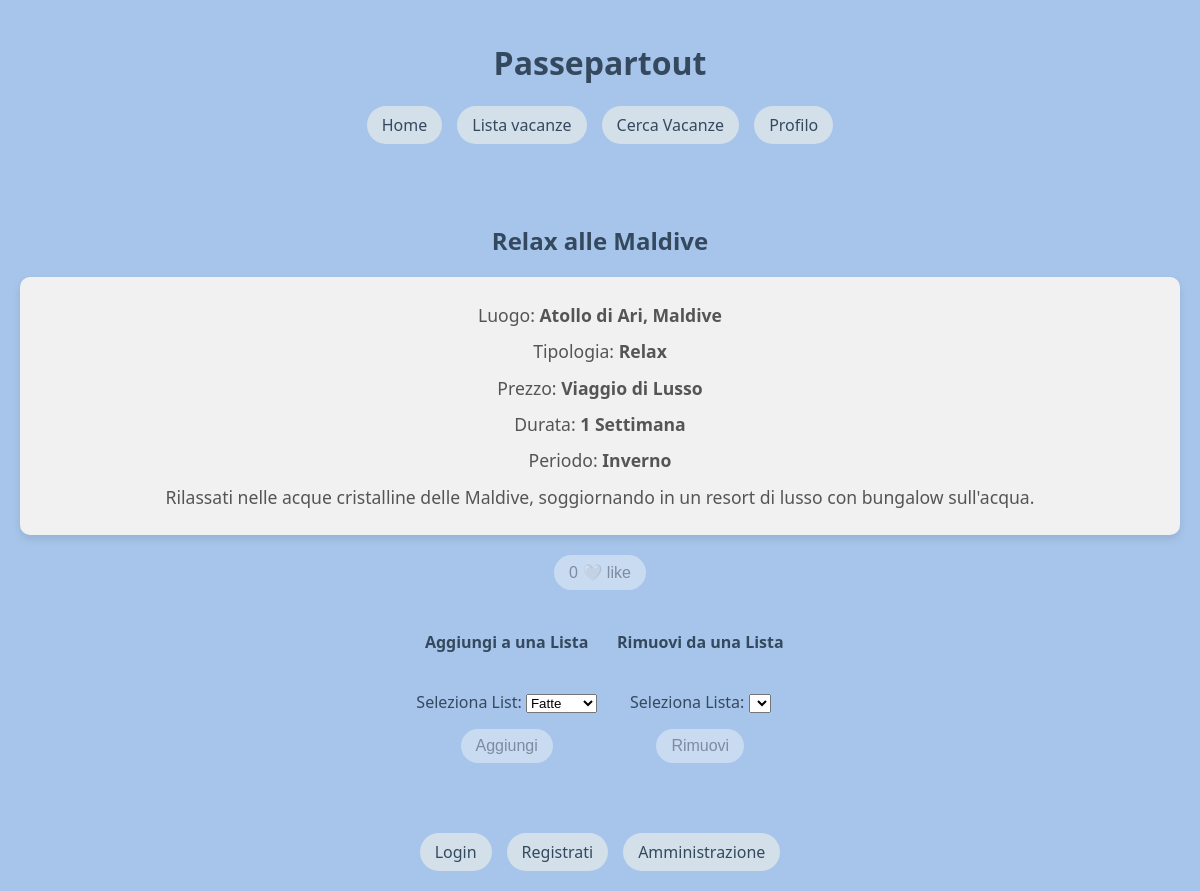
Page /vacation/vacationdetail/6/ on the committed database.
### vacation/models.py (models this page shows, shortened)
class Vacation(models.Model):
    SEASON_CHOICES = [
        ('Inverno', 'Inverno'),
        ('Primavera', 'Primavera'),
        ('Estate', 'Estate'),
        ('Autunno', 'Autunno'),
    ]
    TYPE_CHOICES = [
        ('Culturale', 'Culturale'),
        ('Relax', 'Relax'),
        ('Enogastronomico', 'Enogastronomico'),
        ('On The Road', 'On The Road'),
        ('Avventura', 'Avventura'),
    ]
    DURATION_CHOICES = [
        ('Weekend Lungo (2-4 Giorni)', 'Weekend Lungo (2-4 Giorni)'),
        ('1 Settimana', '1 Settimana'),
        ('2 Settimane', '2 Settimane'),
        ('3 settimane o più', '3 settimane o più')
    ]
    PRICE_CHOICES = [
        ('Viaggio Low Cost', 'Viaggio Low Cost'),
        ('Budget Medio', 'Budget Medio'),
        ('Viaggio di Lusso', 'Viaggio di Lusso'),
    ]
    CONTINENT_CHOICES = [
        ('Europa', 'Europa'),
        ('America del Nord', 'America del Nord'),
        ('America del Sud', 'America del Sud'),
        ('Africa', 'Africa'),
        ('Asia', 'Asia'),
        ('Oceania', 'Oceania'),
        ('Antartide', 'Antartide')
    ]
    titolo = models.CharField(max_length=200)
    luogo = models.CharField(max_length=200)
    continente = models.CharField(max_length=50, choices=CONTINENT_CHOICES)
    durata = models.CharField(max_length=50, choices=DURATION_CHOICES)
    prezzo = models.CharField(max_length=20, choices=PRICE_CHOICES)
    tipologia = models.CharField(max_length=50, choices=TYPE_CHOICES)
    periodo = models.CharField(max_length=20, choices=SEASON_CHOICES)
    descrizione = models.TextField()
    like = models.ManyToManyField(User, blank=True, related_name='like')
    def like_count(self):
        return self.like.count()

### vacation/views.py (the view, shortened to what this page needs)
# urls.py: path("vacationdetail/<int:pk>/", VacationDetailView.as_view(), name="detailvacation"),
class VacationDetailView(FormView, DetailView):
    model = Vacation
    template_name = 'vacation/vacation.html'
    form_class = AddToListForm
    second_form_class = RemoveFromListForm
    def get_form_kwargs(self):
        kwargs = super().get_form_kwargs()
        kwargs['user'] = self.request.user
        return kwargs
    def get_second_form_kwargs(self):
        kwargs = {'user': self.request.user, 'vacation': self.get_object()}
        return kwargs
    def get_context_data(self, **kwargs):
        context = super().get_context_data(**kwargs)
        context['user'] = self.request.user
        context['add_form'] = self.get_form()
        context['remove_form'] = RemoveFromListForm(**self.get_second_form_kwargs())
        return context

### vacation/forms.py (shortened to what this page needs)
class AddToListForm(forms.Form):
    LIST_CHOICES = [
        ('Fatte', 'Fatte'),
        ('Da Fare', 'Da Fare'),
    ]
    list = forms.ChoiceField(
        choices=LIST_CHOICES,
        label="Seleziona List",
        widget=forms.Select(attrs={"class": "form-control"})
    )
    def __init__(self, user, *args, **kwargs):
        super(AddToListForm, self).__init__(*args, **kwargs)
        self.user = user

class RemoveFromListForm(forms.Form):
    list = forms.ChoiceField(
        label="Seleziona Lista",
        widget=forms.Select(attrs={"class": "form-control"})
    )
    def __init__(self, user, vacation, *args, **kwargs):
        super(RemoveFromListForm, self).__init__(*args, **kwargs)
        self.user = user
        self.vacation = vacation
        if user.is_authenticated:
            lists_with_vacation = user.list.filter(vacations=self.vacation)
            self.fields['list'].choices = [(lst.id, lst.name) for lst in lists_with_vacation]

### vacation/templates/vacation/vacation.html (shortened to what this page needs)
{% extends 'base.html' %}
{% block content %}
<h2>{{ object.titolo }}</h2>
<div class="vacation-info">
    <p>Luogo: <strong>{{ object.luogo }}</strong></p>
    <p>Tipologia: <strong>{{ object.tipologia }}</strong></p>
    <p>Prezzo: <strong>{{ object.prezzo }}</strong></p>
    <p>Durata: <strong>{{ object.durata }}</strong></p>
    <p>Periodo: <strong>{{ object.periodo }}</strong></p>
    <p>{{ object.descrizione }}</p>
</div>
<div class="action-buttons">
    {% if user.is_authenticated %}
        <form method="POST" action="{% url 'vacation:like' object.pk %}">
            {% csrf_token %}
            {% if user in object.like.all %}
                <button type="submit" class="btn">{{ object.like_count }} ❤️ like</button>
            {% else %}
                <button type="submit" class="btn">{{ object.like_count }} 🤍 like</button>
            {% endif %}
        </form>
    {% else %}
        <button type="button" class="btn-disabled">{{ object.like_count }} 🤍 like</button>
    {% endif %}
</div>
<div class="form-container">
    <div>
        <h4>Aggiungi a una Lista</h4>
        <form method="post">
            {{ form.as_p }}
            {% if user.is_authenticated %}
                <button type="submit" class="btn">Aggiungi</button>
            {% else %}
                <button type="button" class="btn-disabled">Aggiungi</button>
            {% endif %}
        </form>
    </div>
    <div>
        <h4>Rimuovi da una Lista</h4>
        <form method="post">
            {{ remove_form.as_p }}
            {% if user.is_authenticated %}
                <button type="submit" name="remove_from_list" class="btn">Rimuovi</button>
            {% else %}
                <button type="button" class="btn-disabled">Rimuovi</button>
            {% endif %}
        </form>
    </div>
</div>
{% endblock %}

### templates/base.html (style rules this page uses)
body { font-family: 'Segoe UI', Tahoma, Geneva, Verdana, sans-serif; margin: 0; padding: 0; display: flex; flex-direction: column; min-height: 100vh; background-color: #a7c5eb; color: #34495e; }

### vacation/templates/vacation/vacation.html (style rules this page uses)
.vacation-info { display: flex; flex-direction: column; align-items: center; margin-bottom: 20px; padding: 20px; background-color: #f1f1f1; border-radius: 10px; text-align: center; box-shadow: 0 4px 8px rgba(0, 0, 0, 0.1); }
.vacation-info p { font-size: 1.1em; color: #555; margin: 5px 0; line-height: 1.5em; }
.action-buttons, .form-container, .admin-actions { display: flex; justify-content: center; margin-bottom: 20px; }
.form-container { gap: 20px; }
.form-container form { display: inline-block; }
.btn-disabled { border-radius: 20px; padding: 8px 15px; font-size: 1em; border: none; cursor: pointer; background-color: #eaf1f6; color: #555; opacity: 0.5; }

### rows in the picture
Vacation: titolo "Relax alle Maldive", luogo "Atollo di Ari, Maldive", tipologia "Relax", prezzo "Viaggio di Lusso", durata "1 Settimana", periodo "Inverno", descrizione "Rilassati nelle acque cristalline delle Maldive, soggiornando in un resort di lusso con bungalow sull'acqua.", like_count "0"
